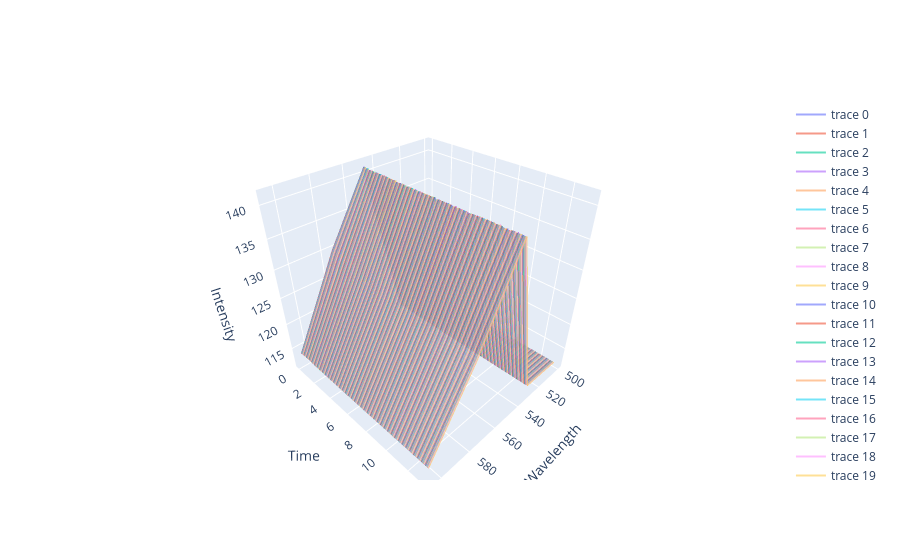

Here is the notebook cell this chart was saved with:
### Code cell
import plotly.graph_objects as go

fig = go.Figure()
for idx, row in time_spectrum.iterrows():
    y = [idx] * len(filter_centers)
    fig.add_trace(go.Scatter3d(
        x=filter_centers,
        y=y,
        z=row,
        mode='lines',
        line=dict(width=2),
        opacity=0.6
    ))
fig.update_layout(
    scene=dict(
        xaxis_title='Wavelength',
        yaxis_title='Time',
        zaxis_title='Intensity'
    )
)
fig.show()
